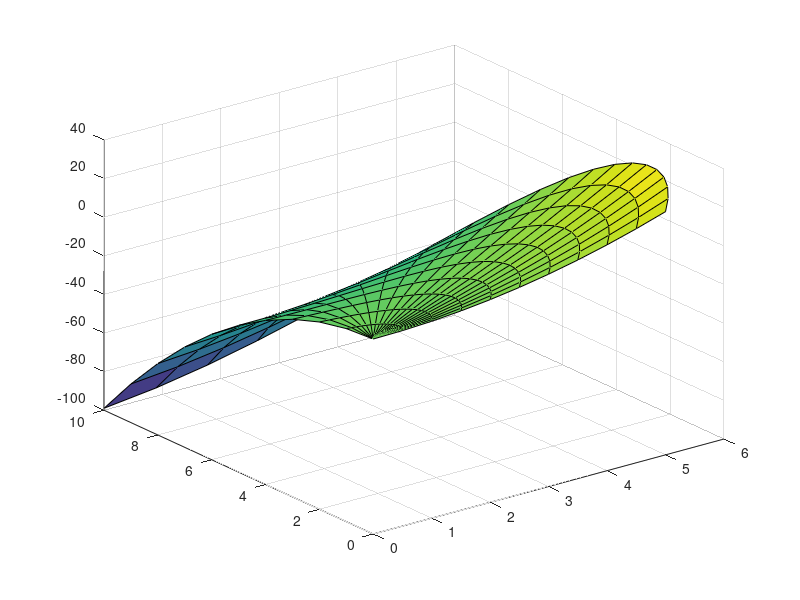

This figure's MATLAB source:




rr = 0:1:10;
thth = (0:.05:1)*2*pi/4;
[r th] = meshgrid(rr,thth)
r=linspace(0.5,1,length(th))'.*r
x = r.*cos(th);
y = r.*sin(th);
z = 1 + x.^2 - y.^2;
surf(x,y,z)